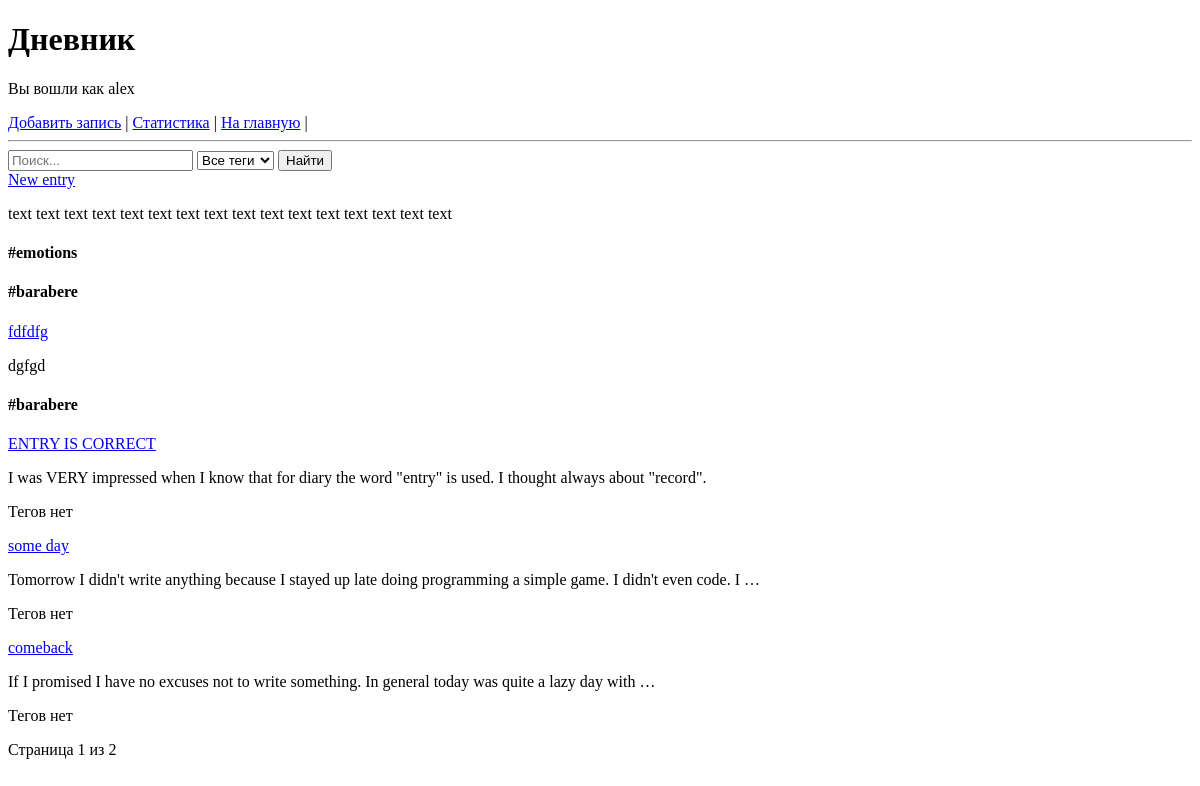
The app's page /records/ (signed in), older data.
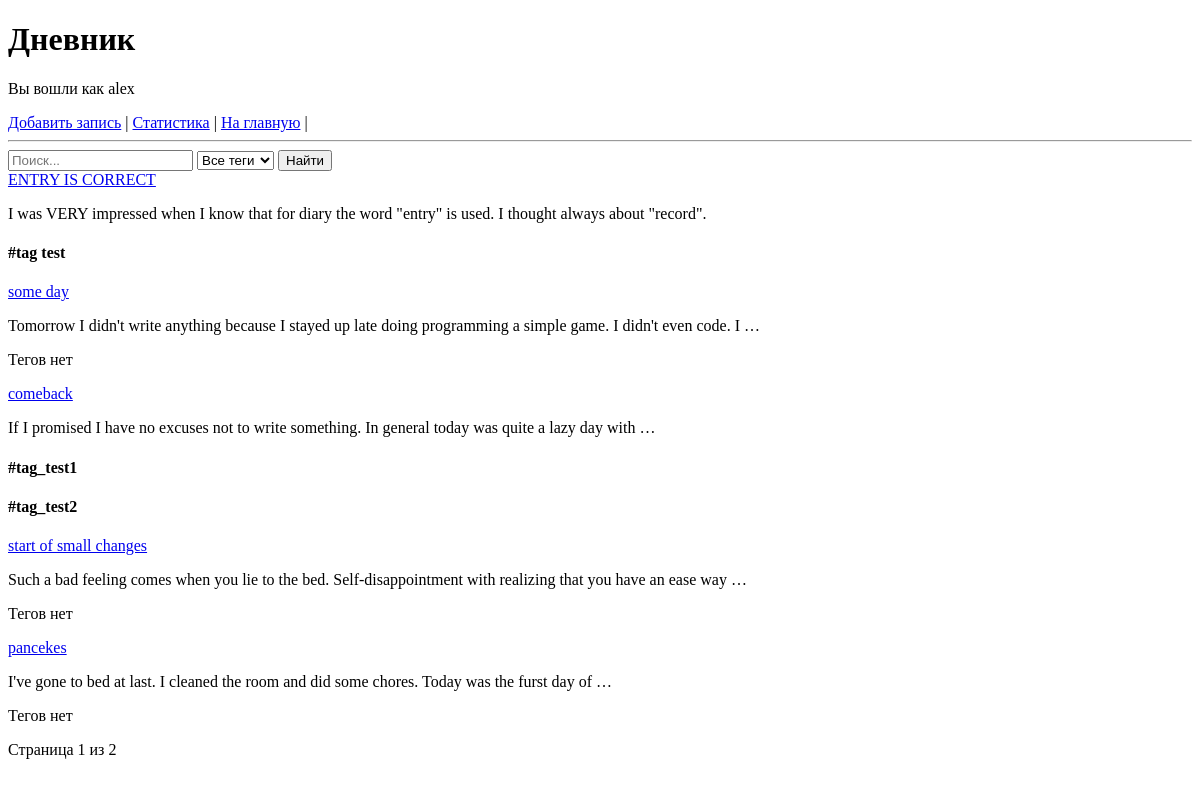
The same page, newer data.
### records/models.py (models this page shows, shortened)
class Record(models.Model):
    user = models.ForeignKey( #юзер
        User,
        on_delete=models.CASCADE,
        related_name="records",
    )
    title = models.CharField(max_length=100) #заголовок
    slug = models.SlugField(max_length=100, unique = True, blank=True) #слаг
    content = models.TextField() #мессэдж
    date = models.DateTimeField(auto_now_add = True) #дата создания
    tags = models.ManyToManyField(Tag, blank=True)

class Tag(models.Model):
    name = models.CharField(max_length=100, unique=True)

### records/views.py (the view)
# urls.py: path('', views.record_list, name='record_list'),  # главная страница раздела
@login_required #denies access to the page to an unlogged user
def record_list(request): #main page
    records = Record.objects.filter(user=request.user).order_by('-date')
    query = request.GET.get('search')
    tag = request.GET.get('tag')
    if query:
        records = records.filter(
            Q(title__icontains=query),
            Q(content__icontains=query)
        )
    if tag:
        records = records.filter(tags__id=tag)
    records = records.distinct() #remove duplicates
    paginator = Paginator(records, 5) #pagination
    page_number = request.GET.get('page')
    page_obj = paginator.get_page(page_number)
    context = {
        'page_obj': page_obj,
        'search_query': query,
        'selected_tag': tag,
        'all_tags': Tag.objects.all(),
    }
    return render(request, 'records/record_list.html', context)

### records/templates/records/record_list.html (shortened to what this page needs)
{% extends "base.html" %}
{% block content %}
<form method="get">
    <input
        type="text"
        name="search"
        placeholder="Поиск..."
        value="{{ search_query|default:'' }}"
    >
    <select name="tag">
        <option value="">Все теги</option>
    </select>
    <button type="submit">Найти</button>
</form>
{% for record in page_obj %}
    <a href="{% url 'record' record.slug %}">{{ record.title }}</a>
    <p>{{ record.content|truncatewords:20 }}</p>
    {% for tag in record.tags.all %}
        <h4>#{{ tag.name }}</h4>
    {% empty %}
        <p>Тегов нет</p>
    {% endfor %}
{% empty %}
    <p>Записей пока нет.</p>
{% endfor %}
<div>
    Страница {{ page_obj.number }} из {{ page_obj.paginator.num_pages }}
</div>
{% endblock %}

### records/templates/base.html (shortened to what this page needs)
<!DOCTYPE html>
<html lang="ru">
<head>
</head>
<body>
<header>
    <h1>Дневник</h1>
    {% if user.is_authenticated %}
        <p>Вы вошли как {{ user.username }}</p>
        <nav>
            <a href="{% url 'add_record' %}">Добавить запись</a> |
            <a href="{% url 'statistics' %}">Статистика</a> |
            <a href="{% url 'record_list' %}">На главную</a> |
        </nav>
    {% else %}
        <nav>
        </nav>
    {% endif %}
</header>
<hr>
<main>
    {% block content %}
    {% endblock %}
</main>
</body>
</html>

Row changes from the older to the newer data that the page shows:
removed Record: title "New entry", content "text text text text text text text text text text text text text text text text"
removed Tag: name "emotions", shown under "New entry"
removed Tag: name "barabere"
removed Record: title "fdfdfg", content "dgfgd"
shown differently, row unchanged: Record "ENTRY IS CORRECT": no longer shows "Тегов нет"
added Tag: name "tag test", shown under Record "ENTRY IS CORRECT"
shown differently, row unchanged: Record "comeback": no longer shows "Тегов нет"
added Tag: name "tag_test1", shown under Record "comeback"
added Tag: name "tag_test2", shown under Record "comeback"
now on this page (row unchanged): Record: title "start of small changes", content "Such a bad feeling comes when you lie to the bed. Self-disappointment with realizing that you have an ease way …"
now on this page (row unchanged): Record: title "pancekes", content "I've gone to bed at last. I cleaned the room and did some chores. Today was the furst day of …"
